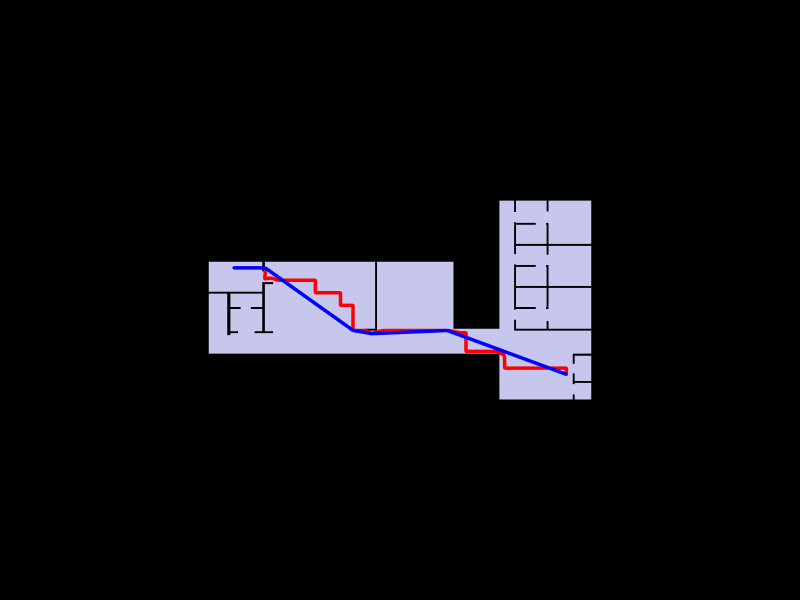

Here is the notebook cell this chart was saved with:
### Code cell
Topology.Show(floor_face, shortest_path, straight_path,
              camera=[0, 0, 6],
              faceColor=[210, 210, 250],
              faceOpacity=1,
              edgeColorKey="color",
              edgeWidthKey="width",
              backgroundColor="black",
              width=800, height=600,
              renderer=renderer)

### Figure 1 — Plotly figure (JSON) as saved in the notebook; plotly's stock layout.template omitted (floating-point values rounded to 4 significant figures; data arrays with more than 128 entries replaced by an {"elided": "..."} marker saying what was removed)
{"data": [{"customdata": {"elided": "136 str values"}, "hoverinfo": "text", "hovertemplate": {"elided": "136 str values"}, "hovertext": {"elided": "136 str values"}, "legendgroup": "1", "legendrank": 1, "marker": {"color": {"elided": "136 str values"}, "line": {"width": 0}, "opacity": 1, "size": {"elided": "136 float values"}, "sizemode": "diameter", "symbol": "circle"}, "mode": "markers", "name": "1: Untitled (Vertices)", "showlegend": false, "text": {"elided": "136 str values"}, "type": "scatter3d", "x": {"elided": "136 float values"}, "y": {"elided": "136 float values"}, "z": {"elided": "136 int values"}}, {"hoverinfo": "text", "hovertext": [], "legendgroup": "2", "legendrank": 2, "line": {"color": "#000000", "dash": "solid", "width": 1}, "marker": {"color": "#000000", "size": 0.25, "symbol": "circle"}, "mode": "markers+lines", "name": "1: Untitled (Edges)", "showlegend": false, "text": [], "type": "scatter3d", "x": {"elided": "408 float values"}, "y": {"elided": "408 float values"}, "z": {"elided": "408 int values"}}, {"cmax": 1, "cmin": 0, "color": "#D2D2FA", "colorscale": [[0, "#440154"], [0.1111, "#482878"], [0.2222, "#3e4989"], [0.3333, "#31688e"], [0.4444, "#26828e"], [0.5556, "#1f9e89"], [0.6667, "#35b779"], [0.7778, "#6ece58"], [0.8889, "#b5de2b"], [1, "#fde725"]], "flatshading": true, "hoverinfo": "text", "hovertext": "", "i": {"elided": "134 int values"}, "j": {"elided": "134 int values"}, "k": {"elided": "134 int values"}, "legendgroup": "3", "legendrank": 3, "lighting": {"facenormalsepsilon": 0}, "name": "1: Untitled (Faces)", "opacity": 1, "showlegend": false, "showscale": false, "text": "", "type": "mesh3d", "x": {"elided": "136 float values"}, "y": {"elided": "136 float values"}, "z": {"elided": "136 int values"}}, {"customdata": ["", "", "", "", "", "", "", "", "", "", "", "", "", "", "", "", "", "", "", "", "", "", "", "", "", "", "", "", "", "", "", "", "", "", "", "", "", "", "", "", "", "", "", "", "", "", "", "", "", "", "", "", "", "", "", "", "", "", "", "", "", "", "", "", "", "", "", "", "", "", ""], "hoverinfo": "text", "hovertemplate": ["Click ", "Click ", "Click ", "Click ", "Click ", "Click ", "Click ", "Click ", "Click ", "Click ", "Click ", "Click ", "Click ", "Click ", "Click ", "Click ", "Click ", "Click ", "Click ", "Click ", "Click ", "Click ", "Click ", "Click ", "Click ", "Click ", "Click ", "Click ", "Click ", "Click ", "Click ", "Click ", "Click ", "Click ", "Click ", "Click ", "Click ", "Click ", "Click ", "Click ", "Click ", "Click ", "Click ", "Click ", "Click ", "Click ", "Click ", "Click ", "Click ", "Click ", "Click ", "Click ", "Click ", "Click ", "Click ", "Click ", "Click ", "Click ", "Click ", "Click ", "Click ", "Click ", "Click ", "Click ", "Click ", "Click ", "Click ", "Click ", "Click ", "Click ", "Click "], "hovertext": ["", "", "", "", "", "", "", "", "", "", "", "", "", "", "", "", "", "", "", "", "", "", "", "", "", "", "", "", "", "", "", "", "", "", "", "", "", "", "", "", "", "", "", "", "", "", "", "", "", "", "", "", "", "", "", "", "", "", "", "", "", "", "", "", "", "", "", "", "", "", ""], "legendgroup": "5", "legendrank": 5, "marker": {"color": ["#000000", "#000000", "#000000", "#000000", "#000000", "#000000", "#000000", "#000000", "#000000", "#000000", "#000000", "#000000", "#000000", "#000000", "#000000", "#000000", "#000000", "#000000", "#000000", "#000000", "#000000", "#000000", "#000000", "#000000", "#000000", "#000000", "#000000", "#000000", "#000000", "#000000", "#000000", "#000000", "#000000", "#000000", "#000000", "#000000", "#000000", "#000000", "#000000", "#000000", "#000000", "#000000", "#000000", "#000000", "#000000", "#000000", "#000000", "#000000", "#000000", "#000000", "#000000", "#000000", "#000000", "#000000", "#000000", "#000000", "#000000", "#000000", "#000000", "#000000", "#000000", "#000000", "#000000", "#000000", "#000000", "#000000", "#000000", "#000000", "#000000", "#000000", "#000000"], "line": {"width": 0}, "opacity": 1, "size": [2.8, 2.8, 2.8, 2.8, 2.8, 2.8, 2.8, 2.8, 2.8, 2.8, 2.8, 2.8, 2.8, 2.8, 2.8, 2.8, 2.8, 2.8, 2.8, 2.8, 2.8, 2.8, 2.8, 2.8, 2.8, 2.8, 2.8, 2.8, 2.8, 2.8, 2.8, 2.8, 2.8, 2.8, 2.8, 2.8, 2.8, 2.8, 2.8, 2.8, 2.8, 2.8, 2.8, 2.8, 2.8, 2.8, 2.8, 2.8, 2.8, 2.8, 2.8, 2.8, 2.8, 2.8, 2.8, 2.8, 2.8, 2.8, 2.8, 2.8, 2.8, 2.8, 2.8, 2.8, 2.8, 2.8, 2.8, 2.8, 2.8, 2.8, 2.8], "sizemode": "diameter", "symbol": "circle"}, "mode": "markers", "name": "2: Untitled (Vertices)", "showlegend": false, "text": ["", "", "", "", "", "", "", "", "", "", "", "", "", "", "", "", "", "", "", "", "", "", "", "", "", "", "", "", "", "", "", "", "", "", "", "", "", "", "", "", "", "", "", "", "", "", "", "", "", "", "", "", "", "", "", "", "", "", "", "", "", "", "", "", "", "", "", "", "", "", ""], "type": "scatter3d", "x": [28.5, 28.5, 28, 27.5, 27, 26.5, 26, 25.5, 25, 24.5, 24, 23.58, 23.58, 23.55, 23, 22.5, 22, 21.5, 21, 20.5, 20.5, 20.5, 20.5, 20.5, 20, 19.45, 19, 18.5, 18, 17.5, 17, 16.5, 16, 15.5, 15, 14.5, 14, 13.58, 13, 12.48, 12, 11.5, 11.5, 11.5, 11.5, 11.5, 11, 10.5, 10.5, 10.5, 10, 9.5, 9, 8.5, 8.5, 8.5, 8, 7.5, 7, 6.5, 6, 5.509, 5, 4.454, 4.5, 4.525, 4, 3.5, 3, 2.5, 2], "y": [-1.658, -1.158, -1.158, -1.158, -1.158, -1.158, -1.158, -1.158, -1.158, -1.158, -1.158, -1.158, -0.6576, -0.1368, 0.1712, 0.1712, 0.1712, 0.1712, 0.1712, 0.1712, 0.3424, 0.8424, 1.342, 1.662, 1.662, 1.773, 1.842, 1.842, 1.842, 1.842, 1.842, 1.842, 1.842, 1.842, 1.842, 1.842, 1.842, 1.777, 1.586, 1.835, 1.842, 1.842, 2.342, 2.842, 3.342, 3.842, 3.842, 3.842, 4.342, 4.842, 4.842, 4.842, 4.842, 4.842, 5.342, 5.842, 5.842, 5.842, 5.842, 5.842, 5.842, 5.847, 6.016, 5.954, 6.342, 6.809, 6.829, 6.829, 6.829, 6.829, 6.829], "z": [0, 0, 0, 0, 0, 0, 0, 0, 0, 0, 0, 0, 0, 0, 0, 0, 0, 0, 0, 0, 0, 0, 0, 0, 0, 0, 0, 0, 0, 0, 0, 0, 0, 0, 0, 0, 0, 0, 0, 0, 0, 0, 0, 0, 0, 0, 0, 0, 0, 0, 0, 0, 0, 0, 0, 0, 0, 0, 0, 0, 0, 0, 0, 0, 0, 0, 0, 0, 0, 0, 0]}, {"hoverinfo": "text", "hovertext": [], "legendgroup": "6", "legendrank": 6, "line": {"color": "#FF0000", "dash": "solid", "width": 7}, "marker": {"color": "#FF0000", "size": 1.75, "symbol": "circle"}, "mode": "markers+lines", "name": "2: Untitled (Edges)", "showlegend": false, "text": [], "type": "scatter3d", "x": {"elided": "210 float values"}, "y": {"elided": "210 float values"}, "z": {"elided": "210 int values"}}, {"customdata": ["", "", "", "", "", "", ""], "hoverinfo": "text", "hovertemplate": ["Click ", "Click ", "Click ", "Click ", "Click ", "Click ", "Click "], "hovertext": ["", "", "", "", "", "", ""], "legendgroup": "9", "legendrank": 9, "marker": {"color": ["#000000", "#000000", "#000000", "#000000", "#000000", "#000000", "#000000"], "line": {"width": 0}, "opacity": 1, "size": [2.8, 2.8, 2.8, 2.8, 2.8, 2.8, 2.8], "sizemode": "diameter", "symbol": "circle"}, "mode": "markers", "name": "3: Untitled (Vertices)", "showlegend": false, "text": ["", "", "", "", "", "", ""], "type": "scatter3d", "x": [28.5, 19, 13, 11.5, 4.525, 4, 2], "y": [-1.658, 1.842, 1.586, 1.842, 6.809, 6.829, 6.829], "z": [0, 0, 0, 0, 0, 0, 0]}, {"hoverinfo": "text", "hovertext": [], "legendgroup": "10", "legendrank": 10, "line": {"color": "#0000FF", "dash": "solid", "width": 7}, "marker": {"color": "#0000FF", "size": 1.75, "symbol": "circle"}, "mode": "markers+lines", "name": "3: Untitled (Edges)", "showlegend": false, "text": [], "type": "scatter3d", "x": [28.5, 19, null, 19, 13, null, 13, 11.5, null, 11.5, 4.525, null, 4.525, 4, null, 4, 2, null], "y": [-1.658, 1.842, null, 1.842, 1.586, null, 1.586, 1.842, null, 1.842, 6.809, null, 6.809, 6.829, null, 6.829, 6.829, null], "z": [0, 0, null, 0, 0, null, 0, 0, null, 0, 0, null, 0, 0, null, 0, 0, null]}], "layout": {"autosize": true, "height": 600, "margin": {"b": 40, "l": 40, "r": 40, "t": 40}, "paper_bgcolor": "#000000", "plot_bgcolor": "#000000", "scene": {"aspectmode": "data", "camera": {"center": {"x": 0, "y": 0, "z": 0}, "eye": {"x": 0, "y": 0, "z": 6}, "projection": {"type": "perspective"}, "up": {"x": 0, "y": 1, "z": 0}}, "xaxis": {"visible": false}, "yaxis": {"visible": false}, "zaxis": {"visible": false}}, "showlegend": true, "width": 800, "xaxis": {"showgrid": false, "visible": false, "zeroline": false}, "yaxis": {"showgrid": false, "visible": false, "zeroline": false}}}
